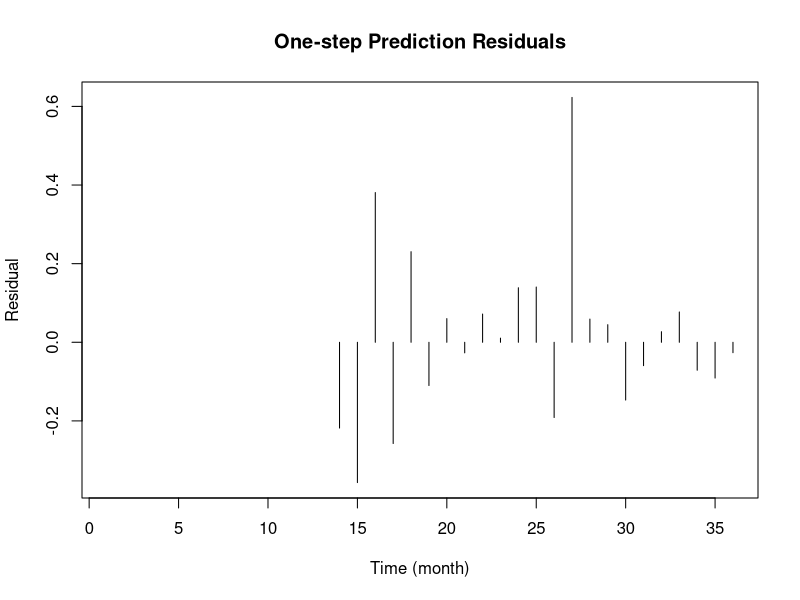
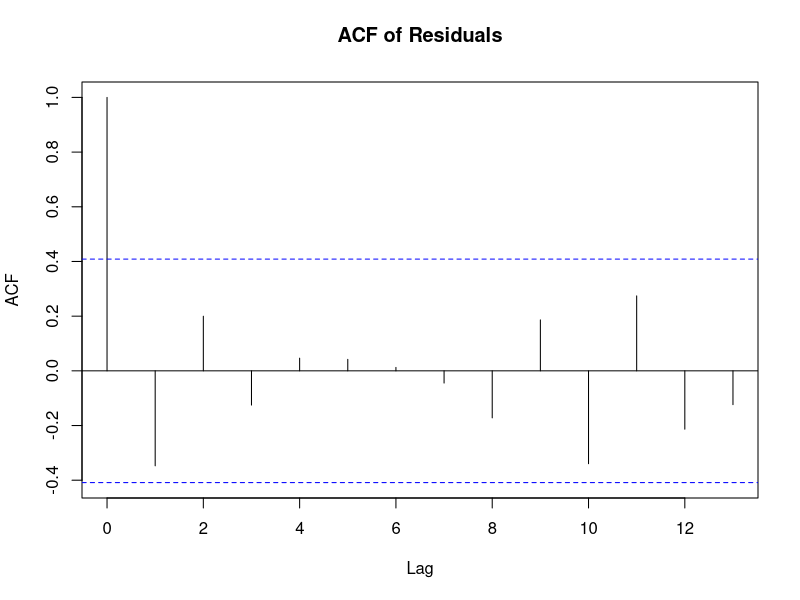

The R script that drew these images, in order: (Note: this script raises an error after producing the figures.)
# Set working directory and load data
setwd("C:/Users/sofie/OneDrive/Time Series Analysis/02147/Assignment 3")
D <- read.csv("datasolar.csv")

# Define model parameters
phi1 <- -0.38
Phi1 <- -0.94
mu <- 5.72
sigma <- 0.22

# Compute X_t = log(Y_t) - mu
D$X <- log(D$power) - mu

# Preallocate residual vector
residuals <- rep(NA, nrow(D))

# Loop over valid time steps: t = 13 to 35 → residuals for t+1 = 14 to 36
for (t in 13:(nrow(D) - 1)) {
  X_t1 <- D$X[t + 1]         # X_{t+1}
  X_t  <- D$X[t]             # X_t
  X_tm11 <- D$X[t - 11]      # X_{t-11}
  X_tm12 <- D$X[t - 12]      # X_{t-12}

  # Prediction based on model
  X_pred <- -phi1 * X_t - Phi1 * X_tm11 - phi1*Phi1 * X_tm12

  # Residual
  residuals[t + 1] <- X_t1 - X_pred
}

# Add residuals to data frame
D$residuals <- residuals

sum(!is.na(D$residuals)) 

# Plot residuals
plot(D$residuals, type = "h", main = "One-step Prediction Residuals", ylab = "Residual", xlab = "Time (month)")

# Plot ACF
acf(na.omit(D$residuals), main = "ACF of Residuals")

library(lubridate)


library(ggplot2)
library(patchwork)
library(lubridate)

# Make sure `D$date` exists
D$date <- ymd(paste(D$year, D$month, "01"))

# Base font size
base_size <- 18

# 1. Time series of residuals
p1 <- ggplot(na.omit(D), aes(x = date, y = residuals)) +
  geom_line(color = "darkblue", linewidth = 1) +
  labs(title = "Residuals Over Time", x = "Time", y = "Residual") +
  theme_minimal(base_size = base_size) +
  theme(axis.text.x = element_text(angle = 45, hjust = 1))

# 2. ACF plot
acf_data <- acf(D$residuals, lag.max = 36, plot = FALSE)
acf_df <- data.frame(
  Lag = acf_data$lag,
  ACF = acf_data$acf
)

p2 <- ggplot(acf_df, aes(x = Lag, y = ACF)) +
  geom_segment(aes(xend = Lag, yend = 0), color = "darkred") +
  geom_hline(yintercept = c(-1.96, 1.96)/sqrt(length(na.omit(D$residuals))),
             linetype = "dashed", color = "gray40") +
  labs(title = "ACF of Residuals",
       x = "Lag ", y = "ACF") +
  theme_minimal(base_size = base_size)


# 4. Q-Q plot
qq_data <- na.omit(D$residuals)
qq_df <- data.frame(
  sample = qq_data,
  theoretical = qqnorm(qq_data, plot.it = FALSE)$x
)

p4 <- ggplot(qq_df, aes(sample = sample)) +
  stat_qq(color = "black", size = 1) +
  stat_qq_line(color = "red", linewidth = 1) +
  labs(title = "Q-Q Plot of Residuals", x = "Theoretical Quantiles", y = "Sample Quantiles") +
  theme_minimal(base_size = base_size)

# Combine all plots vertically
p1 + p2  + p4


# 2.2 Forecast next 12 months from t = 36 (i.e. months 37 to 48)

# Extend X vector with room for 12 new predictions
X_extended <- c(D$X, rep(NA, 12))

# Forecast step-by-step using previous values (observed or predicted)
for (k in 1:12) {
  t_k <- 36 + k
  
  X_tkm1  <- X_extended[t_k - 1]   # X_{t+k-1}
  X_tkm12 <- X_extended[t_k - 12]  # X_{t+k-12}
  X_tkm13 <- X_extended[t_k - 13]  # X_{t+k-13}
  
  # Forecast using SAR(1)(1)_12 model
  X_extended[t_k] <- 0.38 * X_tkm1 + 0.94 * X_tkm12 - 0.3572 * X_tkm13
}

# Convert forecasted log-values to actual power
Y_forecast <- exp(X_extended[37:48] + mu)

# Make table
forecast_table <- data.frame(
  Month = 36 + 1:12,
  Forecast_MWh = round(Y_forecast, 2)
)

print(forecast_table)

library(ggplot2)

# Combine original and forecasted data into one data frame
D$index <- 1:nrow(D)
D_forecast <- data.frame(
  index = 37:48,
  power = Y_forecast,
  source = "Forecast"
)
D$source <- "Observed"

# Combine both
D_all <- rbind(
  D[, c("index", "power", "source")],
  D_forecast
)

# Plot using ggplot2
ggplot(D_all, aes(x = index, y = power, color = source)) +
  geom_line(linewidth = 1.2) +
  geom_point(size = 2) +
  labs(
    title = "Observed and Forecasted Monthly Solar Power",
    x = "Month Index",
    y = "Power (MWh)",
    color = "Data Type"
  ) +
  scale_color_manual(values = c("Observed" = "blue", "Forecast" = "green")) +
  theme_minimal(base_size = 18)  # Increase font size






#2.3
library(ggplot2)
library(lubridate)

k <- 12 # Number of forecasted months
# Compute sigma_k^2 for each k = 1 to 12
sigma_k2 <- sapply(1:k, function(h) {
  sum(phi1^(2 * (0:(h - 1)))) * sigma^2
})

# Compute standard deviation (for prediction interval)
sigma_k <- sqrt(sigma_k2)

# Create forecast interval
log_forecast_upper <- X_extended[37:48] + qnorm(0.975) * sigma_k
log_forecast_lower <- X_extended[37:48] - qnorm(0.975) * sigma_k

# Transform back to power
power_upper <- exp(log_forecast_upper + mu)
power_lower <- exp(log_forecast_lower + mu)

# Create month labels from original data
start_date <- ymd(paste(D$year[1], D$month[1], "01", sep = "-"))
date_seq <- seq.Date(from = start_date, by = "month", length.out = 48)

# Forecast data frame
D_forecast <- data.frame(
  date = date_seq[37:48],
  power = Y_forecast,
  lower = power_lower,
  upper = power_upper,
  source = "Forecast"
)

# Observed data frame
D_obs <- data.frame(
  date = date_seq[1:36],
  power = D$power,
  lower = NA,
  upper = NA,
  source = "Observed"
)

# Combine
D_all <- rbind(D_obs, D_forecast)

# Plot
ggplot(D_all, aes(x = date, y = power, color = source)) +
  geom_line(linewidth = 1.2) +
  geom_point(size = 2) +
  geom_ribbon(
    data = D_forecast,
    aes(x = date, ymin = lower, ymax = upper),
    fill = "green",
    alpha = 0.2,
    inherit.aes = FALSE
  ) +
  labs(
    title = "Observed and Forecasted Monthly Solar Generation with Prediction Intervals",
    x = "Month",
    y = "Generation (MWh)",
    color = "Data Type"
  ) +
  scale_color_manual(values = c("Observed" = "blue", "Forecast" = "darkgreen")) +
  theme_minimal(base_size = 18) +  # Increase font size
  theme(axis.text.x = element_text(angle = 45, hjust = 1))
